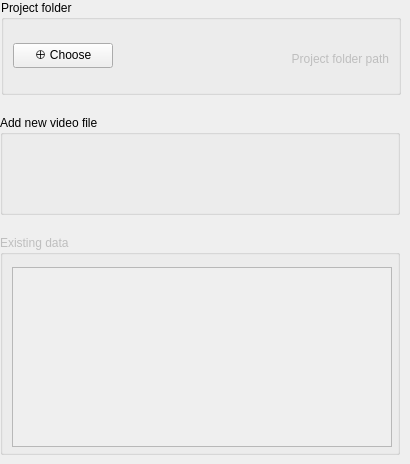
      <widget class="QWidget" name="project_tab">
       <property name="geometry">
        <rect>
         <x>0</x>
         <y>0</y>
         <width>410</width>
         <height>464</height>
        </rect>
       </property>
       <property name="sizePolicy">
        <sizepolicy hsizetype="Ignored" vsizetype="Preferred">
         <horstretch>0</horstretch>
         <verstretch>0</verstretch>
        </sizepolicy>
       </property>
       <attribute name="icon">
        <iconset>
         <normaloff>icons/noun-project-7158867.svg</normaloff>icons/noun-project-7158867.svg</iconset>
       </attribute>
       <attribute name="label">
        <string>Manage project</string>
       </attribute>
       <attribute name="toolTip">
        <string>Create new octron projects or load existing ones</string>
       </attribute>
       <widget class="QWidget" name="verticalLayoutWidget_3">
        <property name="geometry">
         <rect>
          <x>0</x>
          <y>0</y>
          <width>402</width>
          <height>461</height>
         </rect>
        </property>
        <layout class="QVBoxLayout" name="project_vertical_layout">
         <property name="spacing">
          <number>20</number>
         </property>
         <property name="bottomMargin">
          <number>15</number>
         </property>
         <item alignment="Qt::AlignmentFlag::AlignHCenter|Qt::AlignmentFlag::AlignTop">
          <widget class="QGroupBox" name="folder_sect_groupbox">
           <property name="sizePolicy">
            <sizepolicy hsizetype="Maximum" vsizetype="Maximum">
             <horstretch>0</horstretch>
             <verstretch>0</verstretch>
            </sizepolicy>
           </property>
           <property name="minimumSize">
            <size>
             <width>400</width>
             <height>95</height>
            </size>
           </property>
           <property name="maximumSize">
            <size>
             <width>400</width>
             <height>95</height>
            </size>
           </property>
           <property name="title">
            <string>Project folder</string>
           </property>
           <layout class="QHBoxLayout" name="horizontalLayout_11">
            <property name="spacing">
             <number>20</number>
            </property>
            <property name="leftMargin">
             <number>9</number>
            </property>
            <property name="topMargin">
             <number>12</number>
            </property>
            <property name="rightMargin">
             <number>9</number>
            </property>
            <property name="bottomMargin">
             <number>12</number>
            </property>
            <item alignment="Qt::AlignmentFlag::AlignLeft|Qt::AlignmentFlag::AlignVCenter">
             <widget class="QPushButton" name="create_project_btn">
              <property name="minimumSize">
               <size>
                <width>100</width>
                <height>25</height>
               </size>
              </property>
              <property name="maximumSize">
               <size>
                <width>100</width>
                <height>25</height>
               </size>
              </property>
              <property name="text">
               <string>⊕ Choose</string>
              </property>
             </widget>
            </item>
            <item>
             <widget class="QLabel" name="project_folder_path_label">
              <property name="enabled">
               <bool>false</bool>
              </property>
              <property name="minimumSize">
               <size>
                <width>255</width>
                <height>53</height>
               </size>
              </property>
              <property name="maximumSize">
               <size>
                <width>255</width>
                <height>53</height>
               </size>
              </property>
              <property name="text">
               <string>Project folder path</string>
              </property>
              <property name="alignment">
               <set>Qt::AlignmentFlag::AlignRight|Qt::AlignmentFlag::AlignTrailing|Qt::AlignmentFlag::AlignVCenter</set>
              </property>
              <property name="wordWrap">
               <bool>true</bool>
              </property>
              <property name="margin">
               <number>0</number>
              </property>
             </widget>
            </item>
           </layout>
          </widget>
         </item>
         <item>
          <widget class="QGroupBox" name="project_video_drop_groupbox">
           <property name="sizePolicy">
            <sizepolicy hsizetype="Maximum" vsizetype="Maximum">
             <horstretch>0</horstretch>
             <verstretch>0</verstretch>
            </sizepolicy>
           </property>
           <property name="minimumSize">
            <size>
             <width>400</width>
             <height>100</height>
            </size>
           </property>
           <property name="maximumSize">
            <size>
             <width>400</width>
             <height>100</height>
            </size>
           </property>
           <property name="title">
            <string>Add new video file</string>
           </property>
           <layout class="QHBoxLayout" name="horizontalLayout">
            <property name="spacing">
             <number>9</number>
            </property>
            <property name="leftMargin">
             <number>9</number>
            </property>
            <property name="topMargin">
             <number>12</number>
            </property>
            <property name="rightMargin">
             <number>9</number>
            </property>
            <property name="bottomMargin">
             <number>12</number>
            </property>
            <item>
             <widget class="QWidget" name="video_file_drop_widget" native="true">
              <property name="minimumSize">
               <size>
                <width>380</width>
                <height>60</height>
               </size>
              </property>
              <property name="maximumSize">
               <size>
                <width>380</width>
                <height>60</height>
               </size>
              </property>
              <property name="toolTip">
               <string>Drag and drop one .mp4 file here</string>
              </property>
             </widget>
            </item>
           </layout>
          </widget>
         </item>
         <item alignment="Qt::AlignmentFlag::AlignTop">
          <widget class="QGroupBox" name="project_existing_data_groupbox">
           <property name="enabled">
            <bool>false</bool>
           </property>
           <property name="sizePolicy">
            <sizepolicy hsizetype="Maximum" vsizetype="Maximum">
             <horstretch>0</horstretch>
             <verstretch>0</verstretch>
            </sizepolicy>
           </property>
           <property name="minimumSize">
            <size>
             <width>400</width>
             <height>220</height>
            </size>
           </property>
           <property name="maximumSize">
            <size>
             <width>400</width>
             <height>220</height>
            </size>
           </property>
           <property name="title">
            <string>Existing data</string>
           </property>
           <layout class="QHBoxLayout" name="horizontalLayout_9">
            <property name="spacing">
             <number>20</number>
            </property>
            <property name="leftMargin">
             <number>9</number>
            </property>
            <property name="topMargin">
             <number>12</number>
            </property>
            <property name="rightMargin">
             <number>9</number>
            </property>
            <property name="bottomMargin">
             <number>12</number>
            </property>
            <item alignment="Qt::AlignmentFlag::AlignLeft|Qt::AlignmentFlag::AlignTop">
             <widget class="QTableView" name="existing_data_table">
              <property name="minimumSize">
               <size>
                <width>380</width>
                <height>180</height>
               </size>
              </property>
              <property name="maximumSize">
               <size>
                <width>380</width>
                <height>180</height>
               </size>
              </property>
              <property name="editTriggers">
               <set>QAbstractItemView::EditTrigger::AnyKeyPressed|QAbstractItemView::EditTrigger::EditKeyPressed|QAbstractItemView::EditTrigger::SelectedClicked</set>
              </property>
              <property name="showDropIndicator" stdset="0">
               <bool>false</bool>
              </property>
              <property name="dragDropOverwriteMode">
               <bool>false</bool>
              </property>
              <property name="selectionMode">
               <enum>QAbstractItemView::SelectionMode::SingleSelection</enum>
              </property>
              <property name="selectionBehavior">
               <enum>QAbstractItemView::SelectionBehavior::SelectRows</enum>
              </property>
              <property name="gridStyle">
               <enum>Qt::PenStyle::SolidLine</enum>
              </property>
              <property name="sortingEnabled">
               <bool>false</bool>
              </property>
              <property name="wordWrap">
               <bool>false</bool>
              </property>
              <property name="cornerButtonEnabled">
               <bool>false</bool>
              </property>
              <attribute name="horizontalHeaderCascadingSectionResizes">
               <bool>true</bool>
              </attribute>
              <attribute name="horizontalHeaderMinimumSectionSize">
               <number>85</number>
              </attribute>
              <attribute name="horizontalHeaderDefaultSectionSize">
               <number>85</number>
              </attribute>
              <attribute name="horizontalHeaderHighlightSections">
               <bool>false</bool>
              </attribute>
              <attribute name="verticalHeaderVisible">
               <bool>false</bool>
              </attribute>
              <attribute name="verticalHeaderMinimumSectionSize">
               <number>20</number>
              </attribute>
              <attribute name="verticalHeaderDefaultSectionSize">
               <number>20</number>
              </attribute>
              <attribute name="verticalHeaderHighlightSections">
               <bool>false</bool>
              </attribute>
             </widget>
            </item>
           </layout>
          </widget>
         </item>
        </layout>
       </widget>
      </widget>
